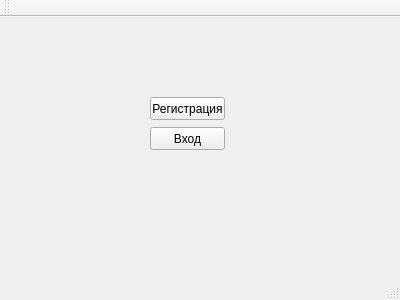
<?xml version="1.0" encoding="UTF-8"?>
<ui version="4.0">
 <class>MainWindow</class>
 <widget class="QMainWindow" name="MainWindow">
  <property name="geometry">
   <rect>
    <x>0</x>
    <y>0</y>
    <width>400</width>
    <height>300</height>
   </rect>
  </property>
  <property name="windowTitle">
   <string>MainWindow</string>
  </property>
  <widget class="QWidget" name="centralWidget">
   <widget class="QPushButton" name="registrationButon">
    <property name="geometry">
     <rect>
      <x>150</x>
      <y>80</y>
      <width>75</width>
      <height>23</height>
     </rect>
    </property>
    <property name="text">
     <string>Регистрация</string>
    </property>
   </widget>
   <widget class="QPushButton" name="authorizationButton">
    <property name="geometry">
     <rect>
      <x>150</x>
      <y>110</y>
      <width>75</width>
      <height>23</height>
     </rect>
    </property>
    <property name="text">
     <string>Вход</string>
    </property>
   </widget>
  </widget>
  <widget class="QMenuBar" name="menuBar">
   <property name="geometry">
    <rect>
     <x>0</x>
     <y>0</y>
     <width>400</width>
     <height>21</height>
    </rect>
   </property>
  </widget>
  <widget class="QToolBar" name="mainToolBar">
   <attribute name="toolBarArea">
    <enum>TopToolBarArea</enum>
   </attribute>
   <attribute name="toolBarBreak">
    <bool>false</bool>
   </attribute>
  </widget>
  <widget class="QStatusBar" name="statusBar"/>
 </widget>
 <layoutdefault spacing="6" margin="11"/>
 <resources/>
 <connections/>
</ui>
